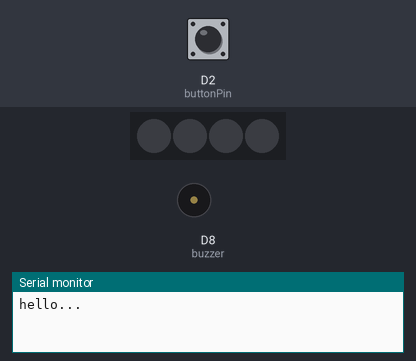
This sketch was run on a simulated ESP8266 (NodeMCU). Shown: 4 RGB LEDs in strip order, left to right, buzzer (waves = sounding), the last lines printed to the serial monitor. The test bench sets the inputs (shaded band); at power-on: D2 (buttonPin) HIGH. Dim RGB values are drawn brighter than linear; the strip is taken to match the declared colour order; random numbers use the default seed unless the sketch sets one.

Above: at 0.01 s.
At 2.0 s:
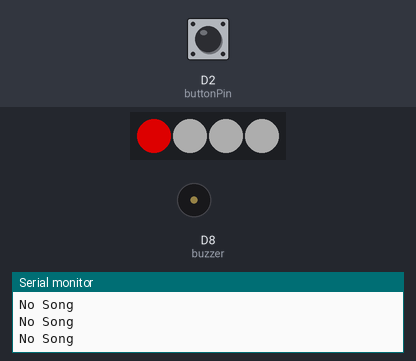
2.1 s: D2 (buttonPin) pulled LOW for 0.15 s
At 2.9 s:
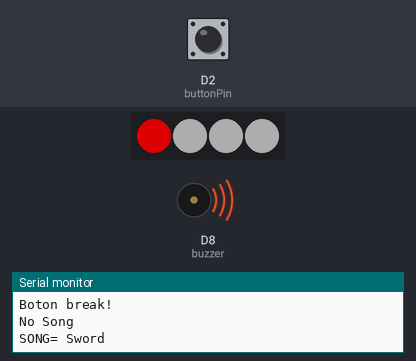
Timing chart, 0 to 8.2 s (numbered marks = the images above; inputs shaded):
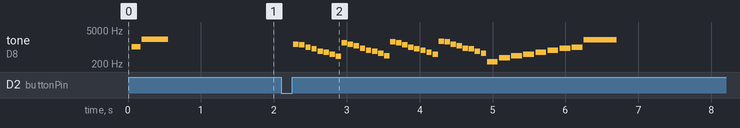

The sketch:

ZeldaTones.ino
```cpp
/*
  This is an arduino project to play Zelda (NES/SNES/GBC) tones directly from the board without the need of any audio/power electronics.
  It plays the sounds in mono audio as 8bit tones.

  This project is based on the code by Robson Couto.
  Link to his project: https://github.com/robsoncouto/arduino-songs

*/

#include <Adafruit_NeoPixel.h>

#define NeoPIN D5
#define NUM_LEDS 4
int brightness = 255;
Adafruit_NeoPixel strip = Adafruit_NeoPixel(NUM_LEDS, NeoPIN, NEO_RGB + NEO_KHZ800);
//CRGB leds[NUM_LEDS];


#define NOTE_B0  31
#define NOTE_C1  33
#define NOTE_CS1 35
#define NOTE_D1  37
#define NOTE_DS1 39
#define NOTE_E1  41
#define NOTE_F1  44
#define NOTE_FS1 46
#define NOTE_G1  49
#define NOTE_GS1 52
#define NOTE_A1  55
#define NOTE_AS1 58
#define NOTE_B1  62
#define NOTE_C2  65
#define NOTE_CS2 69
#define NOTE_D2  73
#define NOTE_DS2 78
#define NOTE_E2  82
#define NOTE_F2  87
#define NOTE_FS2 93
#define NOTE_G2  98
#define NOTE_GS2 104
#define NOTE_A2  110
#define NOTE_AS2 117
#define NOTE_B2  123
#define NOTE_C3  131
#define NOTE_CS3 139
#define NOTE_D3  147
#define NOTE_DS3 156
#define NOTE_E3  165
#define NOTE_F3  175
#define NOTE_FS3 185
#define NOTE_G3  196
#define NOTE_GS3 208
#define NOTE_A3  220
#define NOTE_AS3 233
#define NOTE_B3  247
#define NOTE_C4  262
#define NOTE_CS4 277
#define NOTE_D4  294
#define NOTE_DS4 311
#define NOTE_E4  330
#define NOTE_F4  349
#define NOTE_FS4 370
#define NOTE_G4  392
#define NOTE_GS4 415
#define NOTE_A4  440
#define NOTE_AS4 466
#define NOTE_B4  494
#define NOTE_C5  523
#define NOTE_CS5 554
#define NOTE_D5  587
#define NOTE_DS5 622
#define NOTE_E5  659
#define NOTE_F5  698
#define NOTE_FS5 740
#define NOTE_G5  784
#define NOTE_GS5 831
#define NOTE_A5  880
#define NOTE_AS5 932
#define NOTE_B5  988
#define NOTE_C6  1047
#define NOTE_CS6 1109
#define NOTE_D6  1175
#define NOTE_DS6 1245
#define NOTE_E6  1319
#define NOTE_F6  1397
#define NOTE_FS6 1480
#define NOTE_G6  1568
#define NOTE_GS6 1661
#define NOTE_A6  1760
#define NOTE_AS6 1865
#define NOTE_B6  1976
#define NOTE_C7  2093
#define NOTE_CS7 2217
#define NOTE_D7  2349
#define NOTE_DS7 2489
#define NOTE_E7  2637
#define NOTE_F7  2794
#define NOTE_FS7 2960
#define NOTE_G7  3136
#define NOTE_GS7 3322
#define NOTE_A7  3520
#define NOTE_AS7 3729
#define NOTE_B7  3951
#define NOTE_C8  4186
#define NOTE_CS8 4435
#define NOTE_D8  4699
#define NOTE_DS8 4978
#define REST 0


// change this to whichever pin you want to use
int buzzer = D8;

// constants won't change. They're used here to set pin numbers:
const int buttonPin = D2;  // the number of the pushbutton pin
//const int ledGreen=D5, ledWhite=D6;

//--------------------------
// constants won't change. They're used here to set pin numbers:
const int DEBOUNCE_DELAY = 50;   // the debounce time; increase if the output flickers

// Variables will change:
int lastSteadyState = LOW;       // the previous steady state from the input pin
int lastFlickerableState = LOW;  // the previous flickerable state from the input pin
int currentState;                // the current reading from the input pin

// the following variables are unsigned longs because the time, measured in
// milliseconds, will quickly become a bigger number than can be stored in an int.
unsigned long lastDebounceTime = 0;  // the last time the output pin was toggled
//----------------

int boton=0;
int song=0;
int notesIntro=0, notesTitle=0, notesItem=0, notesSecret=0, notesEgg=0, notesDungeon=0, notesSword=0;
int tempoIntro=110, tempoTitle=110, tempoItem=120, tempoSecret=120, tempoDungeon=90, tempoSword=180;


//------ Here we store the songs-------------
// notes of the moledy followed by the duration.
// a 4 means a quarter note, 8 an eighteenth , 16 sixteenth, so on
// !!negative numbers are used to represent dotted notes,
// so -4 means a dotted quarter note, that is, a quarter plus an eighteenth!!
int intro[] = {
  //GBC bios startup - tempo=110
  NOTE_C6,16,
  NOTE_C7,-8,
  REST,8
};


int title[] = {
  // Zelda Link's awakening title screen song - tempo=110
  //Based on the arrangement at https://www.flutetunes.com/tunes.php?id=169

  NOTE_AS4,4,  NOTE_F4,-4,  NOTE_AS4,8,  NOTE_AS4,16,  NOTE_C5,16, NOTE_D5,16, NOTE_DS5,16,//7
  NOTE_F5,2,  NOTE_F5,8,  NOTE_F5,8,  NOTE_F5,8,  NOTE_FS5,16, NOTE_GS5,16,
  NOTE_AS5,-2,  NOTE_AS5,8,  NOTE_AS5,8,  NOTE_GS5,8,  NOTE_FS5,16,
  NOTE_GS5,-8,  NOTE_FS5,16,  NOTE_F5,2,  NOTE_F5,4,

  NOTE_DS5,-8, NOTE_F5,16, NOTE_FS5,2, NOTE_F5,8, NOTE_DS5,8, //11
  NOTE_CS5,-8, NOTE_DS5,16, NOTE_F5,2, NOTE_DS5,8, NOTE_CS5,8,
  NOTE_C5,-8, NOTE_D5,16, NOTE_E5,2, NOTE_G5,8,
  NOTE_F5,16, NOTE_F4,16, NOTE_F4,16, NOTE_F4,16,NOTE_F4,16,NOTE_F4,16,NOTE_F4,16,NOTE_F4,16,NOTE_F4,8, NOTE_F4,16,NOTE_F4,8,

  /*NOTE_AS4,4,  NOTE_F4,-4,  NOTE_AS4,8,  NOTE_AS4,16,  NOTE_C5,16, NOTE_D5,16, NOTE_DS5,16,//15
  NOTE_F5,2,  NOTE_F5,8,  NOTE_F5,8,  NOTE_F5,8,  NOTE_FS5,16, NOTE_GS5,16,
  NOTE_AS5,-2, NOTE_CS6,4,
  NOTE_C6,4, NOTE_A5,2, NOTE_F5,4,
  NOTE_FS5,-2, NOTE_AS5,4,
  NOTE_A5,4, NOTE_F5,2, NOTE_F5,4,

  NOTE_FS5,-2, NOTE_AS5,4,
  NOTE_A5,4, NOTE_F5,2, NOTE_D5,4,
  NOTE_DS5,-2, NOTE_FS5,4,
  NOTE_F5,4, NOTE_CS5,2, NOTE_AS4,4,
  NOTE_C5,-8, NOTE_D5,16, NOTE_E5,2, NOTE_G5,8,
  NOTE_F5,16, NOTE_F4,16, NOTE_F4,16, //NOTE_F4,16,NOTE_F4,16,NOTE_F4,16,NOTE_F4,16,NOTE_F4,16,NOTE_F4,8, NOTE_F4,16,NOTE_F4,8,*/

  REST,8
};

int item[]={
  //Found an item - tempo=80
  NOTE_GS5,16, NOTE_A5,16, NOTE_AS5,16, NOTE_B5,-2,
  REST,8
  };

int secret[]={
  //Found an secret - tempo=120
  NOTE_G5,16, NOTE_FS5,16, NOTE_DS5,16, NOTE_A4,16, NOTE_GS4,16, NOTE_E5,16, NOTE_GS5,16, NOTE_C6,16,
  REST,8
  };

int dungeon[]={
  //dungeon song - tempo=90
  NOTE_G4,16,NOTE_AS4,16,NOTE_D5,16,NOTE_DS5,16,
  NOTE_G4,16,NOTE_AS4,16,NOTE_D5,16,NOTE_DS5,16,
  NOTE_G4,16,NOTE_AS4,16,NOTE_D5,16,NOTE_DS5,16,
  NOTE_G4,16,NOTE_AS4,16,NOTE_D5,16,NOTE_DS5,16,

  NOTE_FS4,16,NOTE_A4,16,NOTE_D5,16,NOTE_DS5,16,
  NOTE_FS4,16,NOTE_A4,16,NOTE_D5,16,NOTE_DS5,16,
  NOTE_FS4,16,NOTE_A4,16,NOTE_D5,16,NOTE_DS5,16,
  NOTE_FS4,16,NOTE_A4,16,NOTE_D5,16,NOTE_DS5,16,

  NOTE_F4,16,NOTE_GS4,16,NOTE_D5,16,NOTE_DS5,16,
  NOTE_F4,16,NOTE_GS4,16,NOTE_D5,16,NOTE_DS5,16,
  NOTE_F4,16,NOTE_GS4,16,NOTE_D5,16,NOTE_DS5,16,
  NOTE_F4,16,NOTE_GS4,16,NOTE_D5,16,NOTE_DS5,16,

  NOTE_E4,16,NOTE_G4,16,NOTE_D5,16,NOTE_DS5,16,
  NOTE_E4,16,NOTE_G4,16,NOTE_D5,16,NOTE_DS5,16,
  NOTE_E4,16,NOTE_G4,16,NOTE_D5,16,NOTE_DS5,16,
  NOTE_E4,16,NOTE_G4,16,NOTE_D5,16,NOTE_DS5,16,

  NOTE_DS5,16,NOTE_G4,16,NOTE_C5,16,NOTE_D5,16,
  NOTE_DS5,16,NOTE_G4,16,NOTE_C5,16,NOTE_D5,16,
  NOTE_DS5,16,NOTE_G4,16,NOTE_C5,16,NOTE_D5,16,
  NOTE_DS5,16,NOTE_G4,16,NOTE_C5,16,NOTE_D5,16,
  NOTE_DS5,16,NOTE_G4,16,NOTE_C5,16,NOTE_D5,16,
  NOTE_DS5,16,NOTE_G4,16,NOTE_C5,16,NOTE_D5,16,
  NOTE_DS5,16,NOTE_G4,16,NOTE_C5,16,NOTE_D5,16,
  NOTE_DS5,16,NOTE_G4,16,NOTE_C5,16,NOTE_D5,16,

  NOTE_C4,16,NOTE_FS4,16,NOTE_A4,16,NOTE_C5,16,
  NOTE_FS4,16,NOTE_A4,16,NOTE_C5,16,NOTE_DS5,16,
  NOTE_A4,16,NOTE_C5,16,NOTE_DS5,16,NOTE_C5,16,
  NOTE_DS5,16,NOTE_FS5,16,NOTE_DS5,16,NOTE_FS5,16,
  NOTE_A5,16,NOTE_FS5,16,NOTE_A5,16,NOTE_C6,16,

  REST,8
  };

int sword[]={
  //searching the sword - tempo=180
  NOTE_E6,16, NOTE_DS6,16, NOTE_B5,16, NOTE_GS5,16,
  NOTE_E5,16, NOTE_DS5,16, NOTE_B4,16, NOTE_GS4,16,
  NOTE_FS6,16,NOTE_E6,16, NOTE_CS6,16,NOTE_A5,16,
  NOTE_FS5,16,NOTE_E5,16, NOTE_CS5,16, NOTE_A4,16,
  NOTE_GS6,16, NOTE_FS6,16, NOTE_DS6,16, NOTE_B5,16,
  NOTE_GS5,16, NOTE_FS5,16, NOTE_DS5,16, NOTE_B4,16,
  NOTE_A6,16, NOTE_GS6,16, NOTE_E6,16, NOTE_CS6,16,
  NOTE_A5,16, NOTE_GS5,16, NOTE_E5,16, NOTE_CS5,16,

  NOTE_B3,8, NOTE_FS4,8, NOTE_A4,8, NOTE_B4,8,
  NOTE_DS5,8, NOTE_FS5,8, NOTE_A5,8, NOTE_B5,8,
  NOTE_B6,-4,

  REST,8
  };
//---------------------


void setup() {
  Serial.begin(115200);
  Serial.println("hello...");
  strip.setBrightness(brightness);
  strip.begin();
  strip.show();
  delay(50);
  Serial.println("NeoPixel started");
  strip.setPixelColor(0, strip.Color(150,   0,   0));         //  Set pixel's color (in RAM)
  //strip.show();

  strip.setPixelColor(1, strip.Color(50,   50,   50));         //  Set pixel's color (in RAM)
  strip.show();

  strip.setPixelColor(2, strip.Color(50,   50,   50));         //  Set pixel's color (in RAM)
  strip.show();

  strip.setPixelColor(3, strip.Color(50,   50,   50));         //  Set pixel's color (in RAM)
  strip.show();

  //colorWipe(strip.Color(50,   50,   50), 15);

  //Define switch button pin as input and set it up with pull up resistor
  pinMode(buttonPin, INPUT_PULLUP);
  pinMode(buzzer, OUTPUT);
  digitalWrite(buzzer, LOW);


  /*pinMode(ledGreen, OUTPUT);
  pinMode(ledWhite, OUTPUT);

  delay(1500);
  digitalWrite(ledGreen, HIGH);
  digitalWrite(ledWhite, HIGH);*/


  //Play Gameboy color intro sound when powering the project
  int notesIntro=sizeof(intro)/sizeof(intro[0])/2;
  playSong(intro, notesIntro, tempoIntro);

  //we need to create a seed for the random function to ensure that we get different numbers
  randomSeed(analogRead(0));
  song=0;
  boton = 0;

}

void loop() {

 //With this switch I want to guarantee that the button only changes one song
 //I am including the debouncing of the button in the default case, where we only wait for the button to be pressed
 //Case 1 is when the button is pressed, so we select a random song to be played
  switch (boton) {
    case 1:
      song = random(1,6);
      //Serial.println("Boton: caso 1 + Song: "+String(song));
      boton = 0;
      break;


    default:
      for (int i = 0; i < 5; i++) {
      ///*****************
      //debouncing the button when pressed
      //read the state of the switch/button:
          currentState = digitalRead(buttonPin);

          // check to see if you just pressed the button
          // (i.e. the input went from LOW to HIGH), and you've waited long enough
          // since the last press to ignore any noise:

          // If the switch/button changed, due to noise or pressing:
          if (currentState != lastFlickerableState) {
            // reset the debouncing timer
            lastDebounceTime = millis();
            // save the the last flickerable state
            lastFlickerableState = currentState;
          }

          if ((millis() - lastDebounceTime) > DEBOUNCE_DELAY) {
            // whatever the reading is at, it's been there for longer than the debounce
            // delay, so take it as the actual current state:

            // if the button state has changed:
            if (lastSteadyState == HIGH && currentState == LOW){
              Serial.println("The button is pressed");
              boton=1; //here we change the value of the button to select a song to be played
            }
            else if (lastSteadyState == LOW && currentState == HIGH){
              Serial.println("The button is released");
            }

            // save the the last steady state
            lastSteadyState = currentState;
          }
        ////***************************

        //Serial.println("Boton: default + valor: "+String(boton));
        delay(50);
        if (boton!=0){
          Serial.println("Boton break!");
          break;
        }

      }
  }

  //This switch plays a song depending on the random number selected on the button switch above
  switch (song) {
    case 1:
      Serial.println("SONG= Item found");
      notesItem=sizeof(item)/sizeof(item[0])/2;
      playSong(item, notesItem, tempoItem);
      song = 0;
      break;

    case 2:
      Serial.println("SONG= title screen");
      notesTitle=sizeof(title)/sizeof(title[0])/2;
      playSong(title, notesTitle, tempoTitle);
      song = 0;
      break;

    case 3:
      Serial.println("SONG= Secret");
      notesSecret=sizeof(secret)/sizeof(secret[0])/2;
      playSong(secret, notesSecret, tempoSecret);
      song = 0;
      break;

    case 4:
      Serial.println("SONG= Dungeon");
      notesDungeon=sizeof(dungeon)/sizeof(dungeon[0])/2;
      playSong(dungeon, notesDungeon, tempoDungeon);
      song = 0;
      break;

    case 5:
      Serial.println("SONG= Sword");
      notesSword=sizeof(sword)/sizeof(sword[0])/2;
      playSong(sword, notesSword, tempoSword);
      song = 0;
      break;

    default:
      Serial.println("No Song"); //no song selected when the button is not pressed
      break;
  }

}


//Function to play any song.
//we need to input the song, the amount of notes and the tempo for each song

void playSong(int* melody, int notes, int tempo){
 // Serial.println("melody: "+String(sizeof(melody)));
  int wholenote = (60000 * 4) / tempo;
  int divider = 0, noteDuration = 0;

  for (int thisNote = 0; thisNote < notes * 2; thisNote = thisNote + 2) {

      // calculates the duration of each note
      divider = melody[thisNote + 1];
      if (divider > 0) {
        // regular note, just proceed
        noteDuration = (wholenote) / divider;
      } else if (divider < 0) {
        // dotted notes are represented with negative durations!!
        noteDuration = (wholenote) / abs(divider);
        noteDuration *= 1.5; // increases the duration in half for dotted notes
      }

      // we only play the note for 90% of the duration, leaving 10% as a pause
      tone(buzzer, melody[thisNote], noteDuration*0.9);

      // Wait for the specief duration before playing the next note.
      delay(noteDuration);

      // stop the waveform generation before the next note.
      noTone(buzzer);

    }
}


void colorWipe(uint32_t color, int wait) {
  Serial.println("el color es "+String(color));
  //if(color==0){
//    bandera=1;
    //}
  for(int i=0; i<strip.numPixels(); i++) { // For each pixel in strip...
    strip.setPixelColor(i, color);         //  Set pixel's color (in RAM)


    strip.show();                          //  Update strip to match
    delay(wait);                           //  Pause for a moment
  }
}
```

Measured:
- after the input at 2.1 s, tone on D8 (buzzer): plays 1319 Hz for 0.07 s, 1245 Hz for 0.07 s, 988 Hz for 0.07 s, 831 Hz for 0.07 s, 659 Hz for 0.07 s, 622 Hz for 0.07 s … (41 notes in this stretch), starting after 0.17 s
